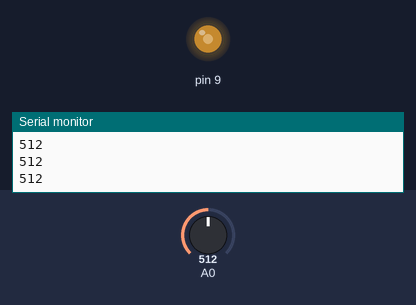
The sketch below on a simulated Arduino Uno, built with avr-gcc and run on an emulated ATmega328P. On the bench: output pins drawn as LEDs (lit = HIGH), the last lines printed to the serial monitor. The test bench sets the inputs (shaded band); at power-on: A0 = 512.

Above: at 1.2 s.
1.3 s: A0 set to 716
At 2.0 s:
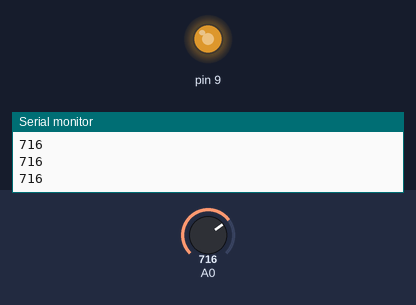
2.8 s: A0 set to 900
At 3.3 s:
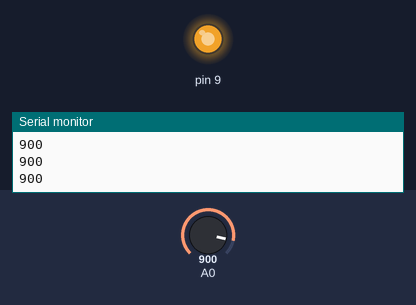
4.3 s: A0 set to 122
At 4.6 s:
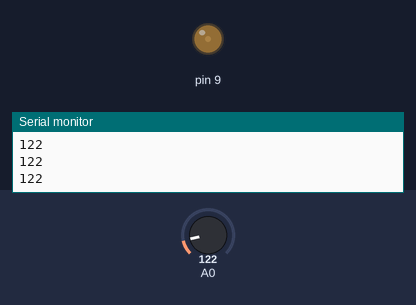
5.8 s: A0 set to 0
At 7.0 s:
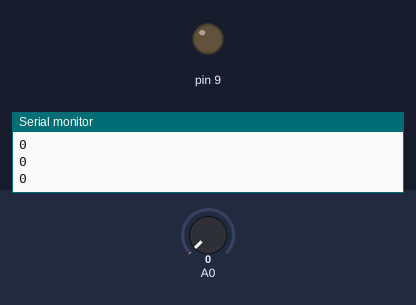
7.3 s: A0 set to 511
At 8.4 s:
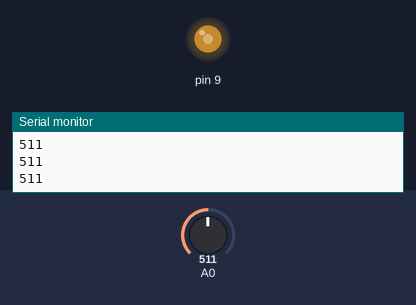
Timing chart, 0 to 9.8 s (numbered marks = the images above; inputs shaded):
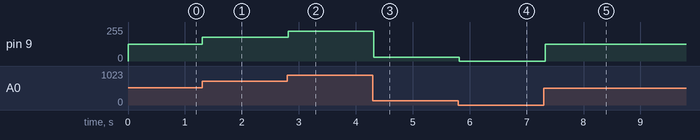

The sketch:

nsity_measurement_using_ldr_sensor_and_arduino_on_tinkercad1.ino
```cpp
// C++ code

int sensorValue=0;

void setup()
{
  pinMode(A0, INPUT);
  Serial.begin(9600);

}

void loop()
{
  sensorValue = analogRead(A0);
  Serial.println(sensorValue);
  analogWrite(9, map(sensorValue, 0,1023,0, 255));
  delay(100);

}
```

Measured:
- after the input at 1.3 s, pin 9: 127/255 → 178/255 at once
- after the input at 2.8 s, pin 9: 178/255 → 224/255 at once
- after the input at 4.3 s, pin 9: 224/255 → 30/255 at once
- after the input at 5.8 s, pin 9: 30/255 → 0/255 at once
- after the input at 7.3 s, pin 9: 0/255 → 127/255 at once
